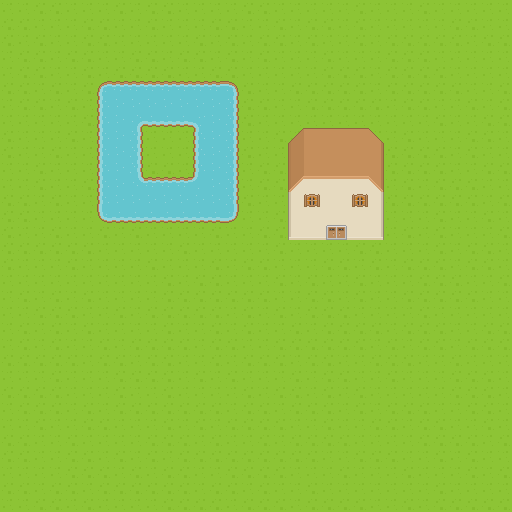

Tiled map render using the project's own tile images. Description and the map definition, with tile-layer contents summarised, below:
An orthogonal 32x32 tile map with 16x16 px tiles, 3 tile layers (Tile Layer 1, Tile Layer 2, Tile Layer 3) and 18 objects (11x wall, 5x slime, spawn, doorway).

<map version="1.0" orientation="orthogonal" renderorder="right-down" width="32" height="32" tilewidth="16" tileheight="16" nextobjectid="46">
 <tileset firstgid="1" source="../../tilesets/overworld.tsx" />
 <layer name="Tile Layer 1" width="32" height="32">
  <data>[1024 cells, 1018 non-empty, 24 distinct tile ids]</data>
 </layer>
 <layer name="Tile Layer 2" width="32" height="32">
  <data>[1024 cells, 28 non-empty, 12 distinct tile ids]</data>
 </layer>
 <layer name="Tile Layer 3" width="32" height="32">
  <data>[1024 cells, 0 non-empty, 0 distinct tile ids]</data>
 </layer>
 <objectgroup name="slimes">
  <object id="6" type="slime" x="160" y="144" width="16" height="16" />
  <object id="13" type="slime" x="48" y="240" width="16" height="16" />
  <object id="16" type="slime" x="48" y="288" width="16" height="16" />
  <object id="17" type="slime" x="48" y="256" width="16" height="16" />
  <object id="18" type="slime" x="48" y="272" width="16" height="16" />
  <object id="23" type="wall" x="0" y="0" height="512" />
  <object id="24" type="wall" x="0" y="0" width="512" />
  <object id="25" type="wall" x="512" y="0" height="512" />
  <object id="26" type="wall" x="0" y="512" width="512" />
  <object id="27" type="spawn" x="224" y="400" width="32" height="32" />
  <object id="35" type="doorway" x="326" y="225" width="21" height="15">
   <properties>
    <property name="mapName" value="houseInterior" />
   </properties>
  </object>
  <object id="42" type="wall" x="288" y="128" width="96" height="97" />
  <object id="43" type="wall" x="288" y="225" width="38" height="15" />
  <object id="44" type="wall" x="347" y="225" width="37" height="15" />
 </objectgroup>
 <objectgroup name="walls">
  <object id="38" type="wall" x="97" y="177" width="95" height="46" />
  <object id="39" type="wall" x="143" y="81" width="96" height="46" />
  <object id="40" type="wall" x="192" y="127" width="47" height="96" />
  <object id="41" type="wall" x="97" y="81" width="46" height="96" />
 </objectgroup>
</map>
